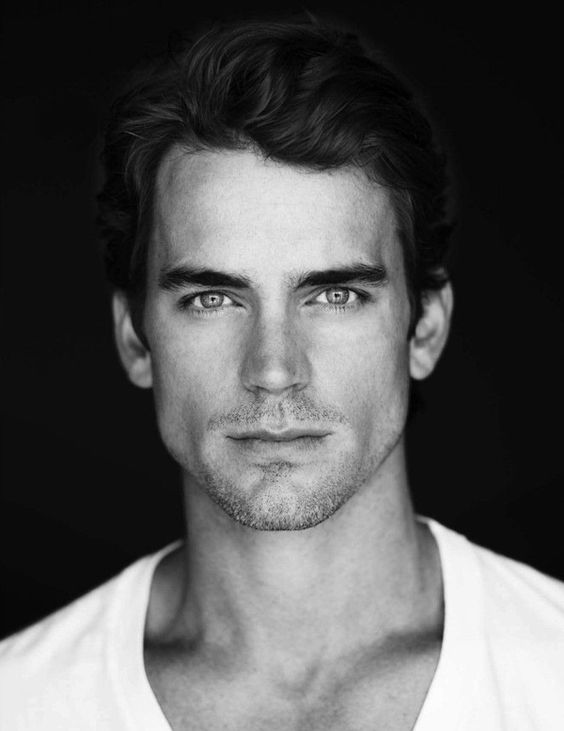
#> input picture Morphing_API/examples/face.jpg, 564 x 731 px
$ jupyter execute --allow-errors face_morf.ipynb   (shell and % lines are left out)
#> lines starting #> are read from the running program, lines starting #| are printed output that depends on the picture
### Morphing_API/get_keypoints.py
import torch
import torch.nn as nn

import skimage.transform as transform
import numpy as np
import os

from models.hrnet import get_face_alignment_net
from config import config, update_config

dir_path = os.path.dirname(os.path.abspath(__file__))

def get_raw_keypoints(image, keypoints_dataset='WFLW', device='cpu'):
    assert keypoints_dataset in ['WFLW']
    DSET2CFG = {'COFW': [os.path.join(dir_path, 'experiments/cofw/face_alignment_cofw_hrnet_w18.yaml'),
                     os.path.join(dir_path, 'model_weights/HR18-COFW.pth'), 68],
                'AFLW': ['experiments/aflw/face_alignment_aflw_hrnet_w18.yaml',
                     'model_weights/HR18-AFLW.pth', 21],
                'WFLW': [os.path.join(dir_path, 'experiments/wflw/face_alignment_wflw_hrnet_w18.yaml'),
                     os.path.join(dir_path, 'model_weights/HR18-WFLW.pth'), 68]
    }
    """Make strange steps"""
    class MyParams:
        cfg = DSET2CFG[keypoints_dataset][0]
        model_file = DSET2CFG[keypoints_dataset][1]
    params = MyParams()

    update_config(config, params)
    config.defrost()
    config.MODEL.INIT_WEIGHTS = False
    config.freeze()

    """Load model and resize image"""
    model = get_face_alignment_net(config).to(device)
    if device == 'cpu':
        state_dict = torch.load(params.model_file, map_location='cpu')
    else:
        state_dict = torch.load(params.model_file)
    model.load_state_dict(state_dict)

    resized_img = transform.resize(image, (256, 256), anti_aliasing=True)

    """Convert to tensor and pass through model"""
    vec = np.array(resized_img, dtype=np.float32)
    mean = np.array([0.485, 0.456, 0.406], dtype=np.float32)
    std = np.array([0.229, 0.224, 0.225], dtype=np.float32)
    vec = (vec/vec.max() - mean) / std
    inputs = torch.FloatTensor(vec.transpose([2, 0, 1])).unsqueeze(0).to(device)

    model.eval()
    with torch.no_grad():
        output = model(inputs)
    return output.cpu()

def get_keypoints(image, keypoints_dataset='WFLW', device='cpu'):
    raw_keypoints = get_raw_keypoints(image, keypoints_dataset, device)

    """Upscale checkpoints to have shape of (256, 256)"""
    m = nn.Upsample(scale_factor=4, mode='bilinear')
    with torch.no_grad():
        keypoints = m(raw_keypoints)
    return keypoints

# [10 lines left out: function apply_mask, not called in this run]

def transform_img_with_keypoints(image, keypoints_dataset='WFLW', device='cpu'):
    keypoints = get_keypoints(image, keypoints_dataset, device)

    modified_img = transform.resize(image, (256, 256), anti_aliasing=True)
    rc = np.array([1, 0, 0])
    for i in range(keypoints.size(1)):
        mask = (keypoints[0, i] >= keypoints[0, i].max())
        modified_img = apply_mask(modified_img, mask, color=rc)

    final_img = transform.resize(modified_img, image.shape, anti_aliasing=True)
    return final_img

### Morphing_API/face_morf.ipynb
[cell 1]
import numpy as np
import skimage
from skimage import io
from skimage import transform
from get_keypoints import *
import matplotlib.pyplot as plt

[cell 2]
source = io.imread('examples/face.jpg')
#> source is the input picture: shape (731, 564, 3); min 0, max 255, mean 87.4
plt.imshow(source)
plt.axis('off')
plt.show()

[cell 3]
target = io.imread('examples/face3.jpg')
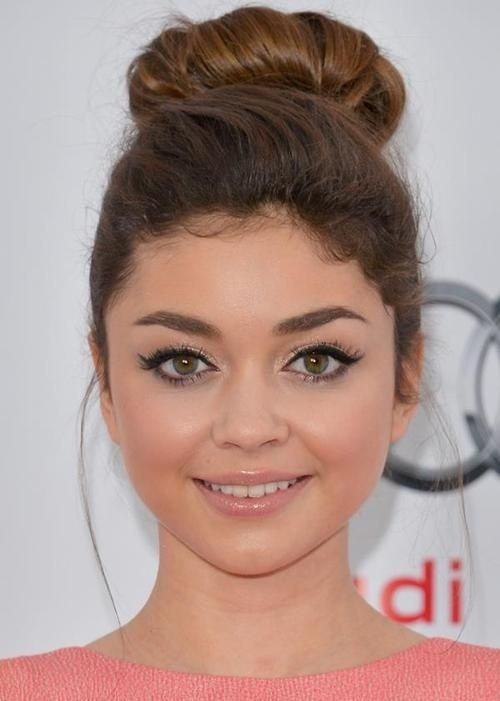
#> input picture Morphing_API/examples/face3.jpg, 500 x 701 px
#> target is the input picture: shape (701, 500, 3); mean R, G, B 172.3, 144.9, 137.7
plt.imshow(target)
plt.axis('off')
plt.show()

#> (a cell that did not finish here is left out)

result = transform.resize(result, source.shape, anti_aliasing=True)

dpi = 80
height, width, nbands = source.shape
figsize = width / float(dpi), height / float(dpi)

fig = plt.figure(figsize=figsize)
ax = fig.add_axes([0, 0, 1, 1])
ax.axis('off')
ax.imshow(result, interpolation='nearest')

plt.show()

#> (a cell that did not finish here is left out)

#> (a cell that did not finish here is left out)

result = transform.resize(result, target.shape, anti_aliasing=True)

dpi = 80
height, width, nbands = target.shape
figsize = width / float(dpi), height / float(dpi)

fig = plt.figure(figsize=figsize)
ax = fig.add_axes([0, 0, 1, 1])
ax.axis('off')
ax.imshow(result, interpolation='nearest')

plt.show()

[cell 7]
source_musk = io.imread('examples/mask_full1.png')
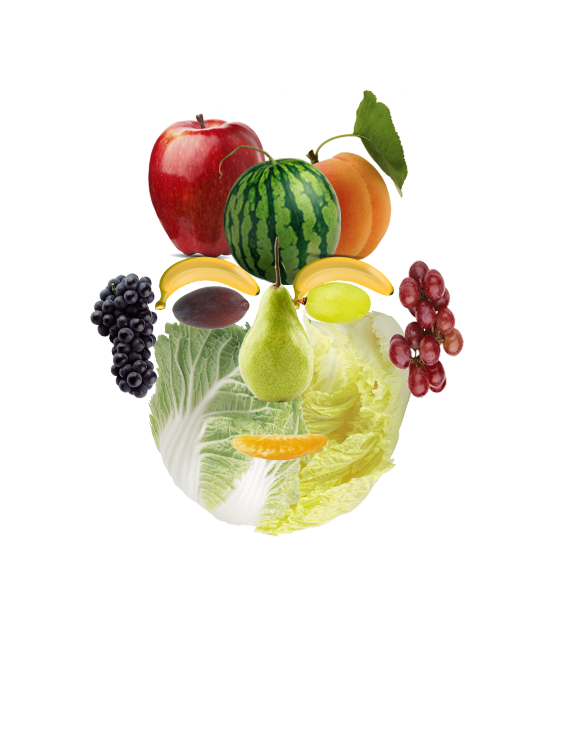
#> input picture Morphing_API/examples/mask_full1.png, 564 x 731 px
#> source_musk is the input picture: shape (731, 564, 4); mean R, G, B, A 229.6, 224.5, 209.7, 61.1

plt.figure(figsize=(10, 20))
plt.imshow(source_musk)
plt.axis('off')
plt.show()

[cell 8]
source_keypoints_pred = get_keypoints(source).numpy()[0]
